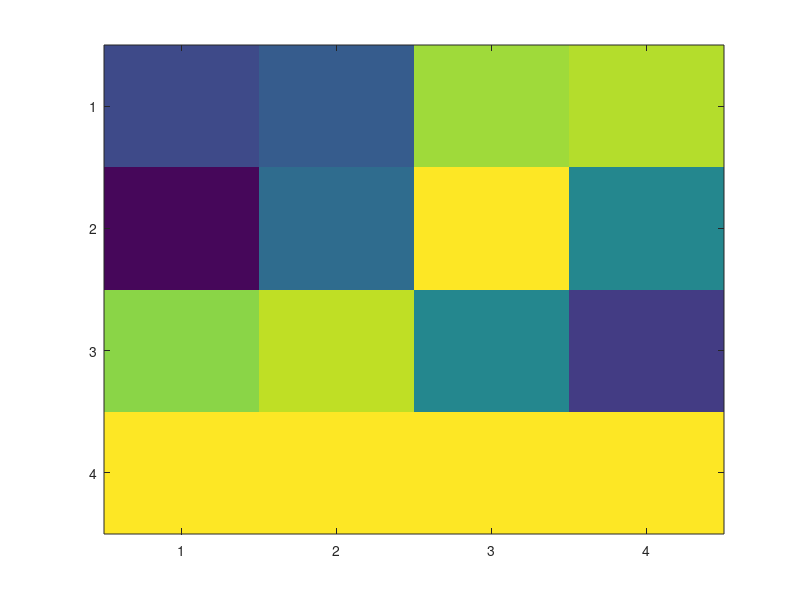
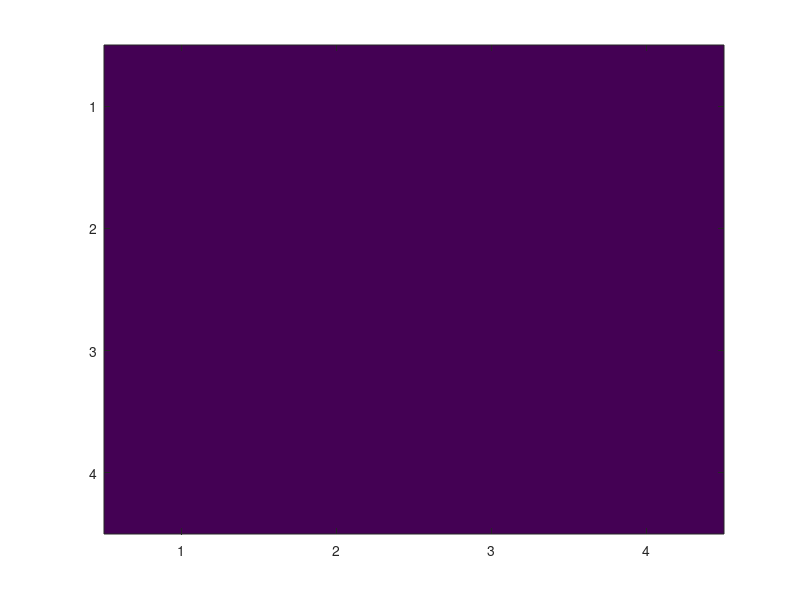

MATLAB code to generate these figures, in order:
% Implementation of the Gram-Schmidt 
% Start with a square matrix
% Check that Q'Q == Identity Matrix
% Compare against built in function qr()

% Gram Schmidt is to columns perpendicular to each other , start with left
% most column as base (by convention)

% Take left most column then decompose next column against it, find the
% perpendicular component. Then decompose the next column against the
% decomposed column, find perpendicular component and then take that and
% find perpendicular component from first column and subtract it.

m = 4;
n = 4;
M1 = randi(100,m,n);
MO = zeros(m,n);
% Find orthoginal is
% 1) dot(v1,ref)/dot(ref,ref) * ref == parallel_component
% 2) v1 - parallel_component


MO(:,1) = M1(:,1); % first column of orth matrix is the starting matrix

for ColIdx = 2:n
    OrthIdx = ColIdx;
    ColVec = M1(:,ColIdx);
    MO(:,ColIdx) = ColVec;
    while OrthIdx > 1 
        RefVec = MO(:,(OrthIdx - 1));
        ParallelComponent = (dot(ColVec,RefVec)/dot(RefVec,RefVec)) * RefVec;
        MO(:,ColIdx) = MO(:,ColIdx) - ParallelComponent;
        OrthIdx = OrthIdx - 1;
    end
end

% Q is the orthoginal unit matrix
for ColIdx = 1:n
    UnitCol = MO(:,ColIdx);
    % MO(:,ColIdx) = UnitCol / sqrt(dot(UnitCol,UnitCol));
    
    MO(:,ColIdx) = UnitCol / norm(UnitCol);
end

figure(1)
image(M1);

figure(2)
image((MO' * MO));
